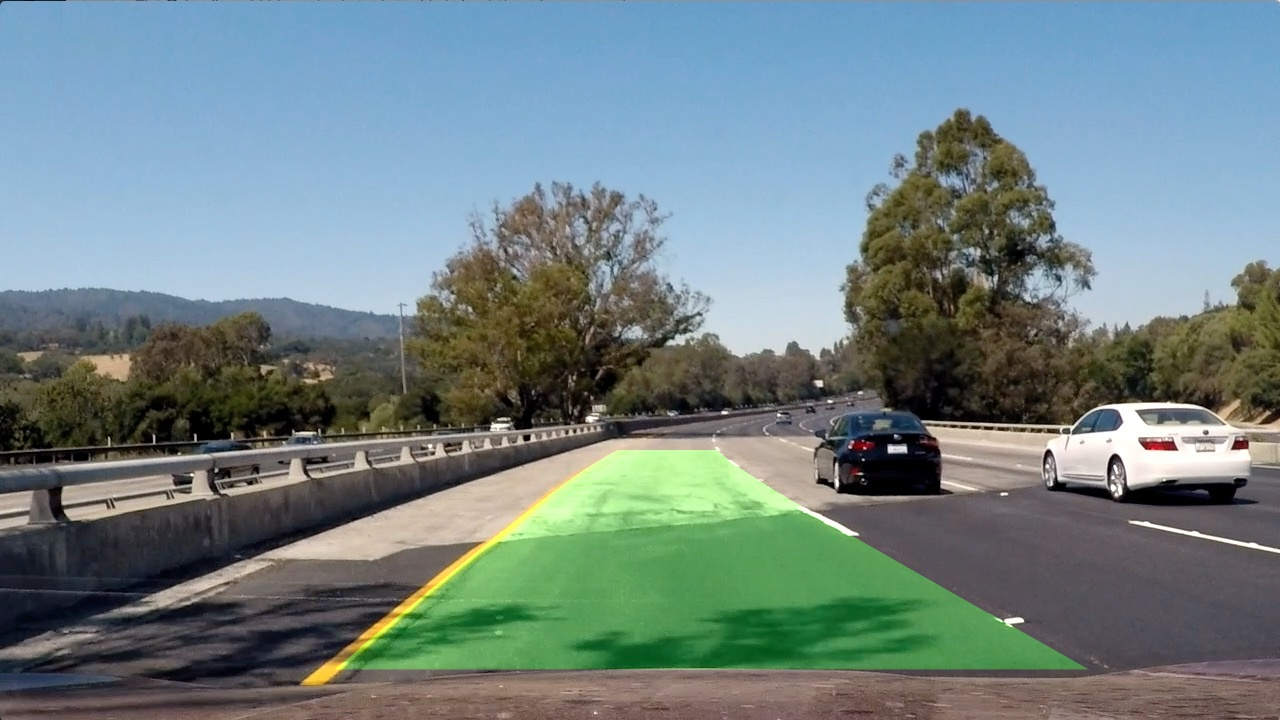
#> input picture test_images/result_final.jpg, 1280 x 720 px; its folder holds only this picture in this run
$ jupyter execute --allow-errors CarND-Advanced-Lane-Lines.ipynb   (shell and % lines are left out)   (older library calls are emulated)
#> lines starting #> are read from the running program, lines starting #| are printed output that depends on the picture; after the words box and inside, x2 and y2 are one past the last pixel; in counts of white or black regions, pixels touching at a corner belong together
### methods/transform_perspective.py
import cv2
import numpy as np
import pickle

# [10 lines left out: function region_of_interest, not called in this run]

def transform(image, M):
    imshape = image.shape
    warped = cv2.warpPerspective(image, M, (imshape[1], imshape[0]), flags=cv2.INTER_LINEAR)

    return warped

### methods/threshold.py
import numpy as np
import cv2

def abs_sobel_thresh(img, orient='x', thresh_min=0, thresh_max=255):
    #gray = cv2.cvtColor(img, cv2.COLOR_RGB2GRAY)
    gray=img
    sobel = cv2.Sobel(gray, cv2.CV_64F, 1, 0) if orient == 'x' else cv2.Sobel(gray, cv2.CV_64F, 0, 1)
    abs_sobel = np.absolute(sobel)
    scaled = np.uint8(255*abs_sobel/np.max(abs_sobel))
    binary = np.zeros_like(scaled)
    binary[(scaled <= thresh_max) & (scaled >= thresh_min)] = 1
    return binary

# [10 lines left out: function mag_thresh, not called in this run]

'''
Direction of the gradient is computed with arctan(sobely/sobelx)
'''
def dir_threshold(img, sobel_kernel=3, thresh=(0, np.pi/2)):
    gray = cv2.cvtColor(img, cv2.COLOR_RGB2GRAY)
    sobelx = cv2.Sobel(gray, cv2.CV_64F, 1, 0, ksize=sobel_kernel)
    sobely = cv2.Sobel(gray, cv2.CV_64F, 0, 1, ksize=sobel_kernel)
    abs_sobelx = np.absolute(sobelx)
    abs_sobely = np.absolute(sobely)
    direction = np.arctan2(abs_sobely, abs_sobelx)
    binary = np.zeros_like(direction)
    binary[(direction <= thresh[1]) & (direction >= thresh[0])] = 1
    return binary

def s_select_thresh(img, thresh=(0, 255)):
    hls = cv2.cvtColor(img, cv2.COLOR_RGB2HLS)
    s = hls[:,:,2]
    binary_output = np.zeros_like(s)
    binary_output[(s <= thresh[1]) & (s > thresh[0])] = 1
    return binary_output

def s_select(img):
    hls = cv2.cvtColor(img, cv2.COLOR_RGB2HLS)
    s = hls[:,:,2]
    return s

def process_image(image):
    hls = s_select_thresh(image, (140, 255))
    s = s_select(image)
    sobelx = abs_sobel_thresh(s, 'x', 7, 140)
    dr = dir_threshold(image, 3,(0.001, 0.3))
    combined = np.zeros_like(s)
    combined[((dr == 1) & (sobelx == 1)) | (hls == 1)] = 1
    return combined

### methods/warp.py
import numpy as np
import cv2

def region_of_interest(img, vertices):
    mask = np.zeros_like(img)
    if len(img.shape) > 2:
        channel_count = img.shape[2]
        ignore_mask_color = (255,) * channel_count
    else:
        ignore_mask_color = 255
    cv2.fillPoly(mask, vertices, ignore_mask_color)
    masked_image = cv2.bitwise_and(img, mask)
    return masked_image

def process(image):
    imshape = image.shape
    a = (350,imshape[0])
    b = (350, 600)
    c = (100,0)
    d = (imshape[1],0)
    e = (1010, 600)
    f = (1010, imshape[0])
    roi_points = np.array([[a, b, c, d, e, f]], dtype=np.int32)
    selected_final = region_of_interest(image, roi_points)

    return selected_final

### CarND-Advanced-Lane-Lines.ipynb
[cell 1]
import numpy as np
import cv2
import matplotlib.pyplot as plt
import glob
import pickle
from methods import threshold
from methods import find_lane_lines as finder
from methods import curvature_measurement as cm
from methods import draw_lane as dl
from methods import transform_perspective as trp
from methods import warp
from methods import transform_perspective as trp

M = pickle.load(open( "params/perspectiveTransformMatrix.p", "rb" ))
#> (reads params/perspectiveTransformMatrix.p from the repository)
Minv = pickle.load(open( "params/oppositePerspectiveTransformMatrix.p", "rb" ))
#> (reads params/oppositePerspectiveTransformMatrix.p from the repository)

dist_pickle = pickle.load( open( "params/calibration.p", "rb" ) )
#> (reads params/calibration.p from the repository)
mtx = dist_pickle[0]
dist = dist_pickle[1]

[cell 2]
def show_gray(images):
    for im in images:
        plt.figure()
        plt.imshow(im, cmap='gray')

def show(images):
    for im in images:
        plt.figure()
        plt.imshow(im)

[cell 3]
test_images = glob.glob('test_images/*')
images = []
for i, filename in enumerate(test_images):
    img = cv2.imread(filename)
#> img is the input picture: shape (720, 1280, 3); mean B, G, R 130.9, 130.3, 112.2
    dst = cv2.undistort(img, mtx, dist, None, mtx)
    images.append(dst)
    #plt.figure()
    #plt.imshow(dst)
#plt.show()

[cell 4]
transformed_images = []
for image in images:
    imshape = image.shape
    trf = trp.transform(image, M)
    transformed_images.append(trf)
#> this loop made 1 pass
#> pass 1, in transform, `warped = cv2.warpPerspective(image, M, (imshape[1], imshape[0]), flags..`:
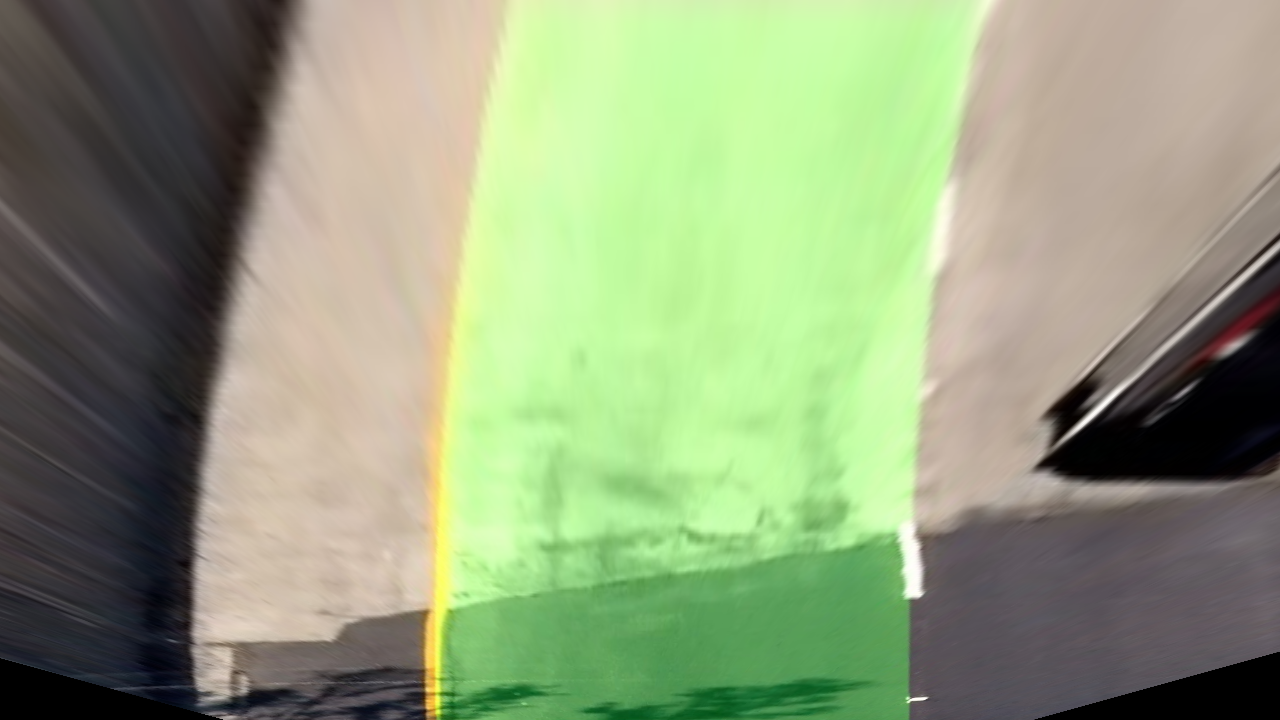
#> warped: shape (720, 1280, 3); mean B, G, R 123, 158.6, 144.6
#> after the loop, transformed_images = 1 item
    #show_gray([trf])
#plt.show()

[cell 5]
thresholded_images = []
for image in transformed_images:
    thr = threshold.process_image(image)
    thr = warp.process(thr)
    thresholded_images.append(thr)
    show_gray([thr])
#> this loop made 1 pass
#> pass 1, in process_image, `hls = s_select_thresh(image, (140, 255))`:
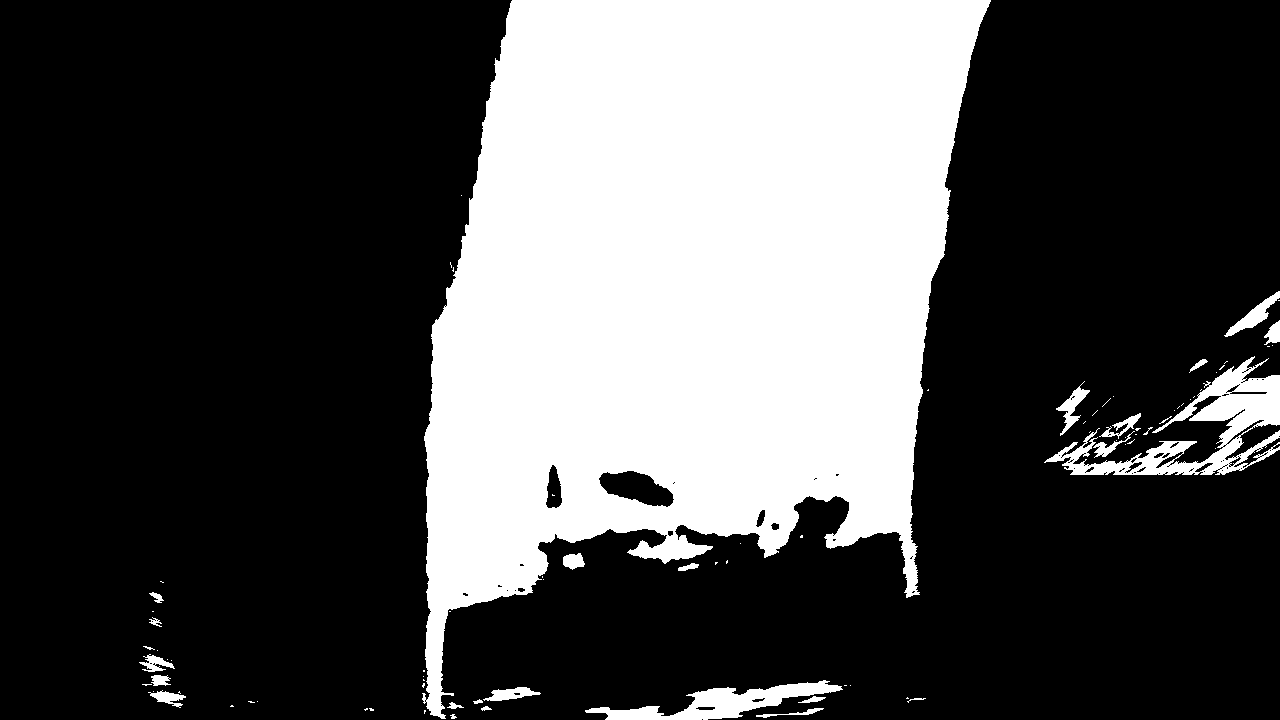
#> hls: shape (720, 1280); values 0 (black) and 1 (white), 30.6% white; 84 white regions (57 under 20 px), largest, box (x1, y1, x2, y2) and area: (422, 0, 991, 719) 265569, (1044, 356, 1280, 475) 8138, (585, 680, 843, 720) 3740
#> pass 1, in abs_sobel_thresh, `sobel = cv2.Sobel(gray, cv2.CV_64F, 1, 0) if orient == 'x' else cv2.So..`:
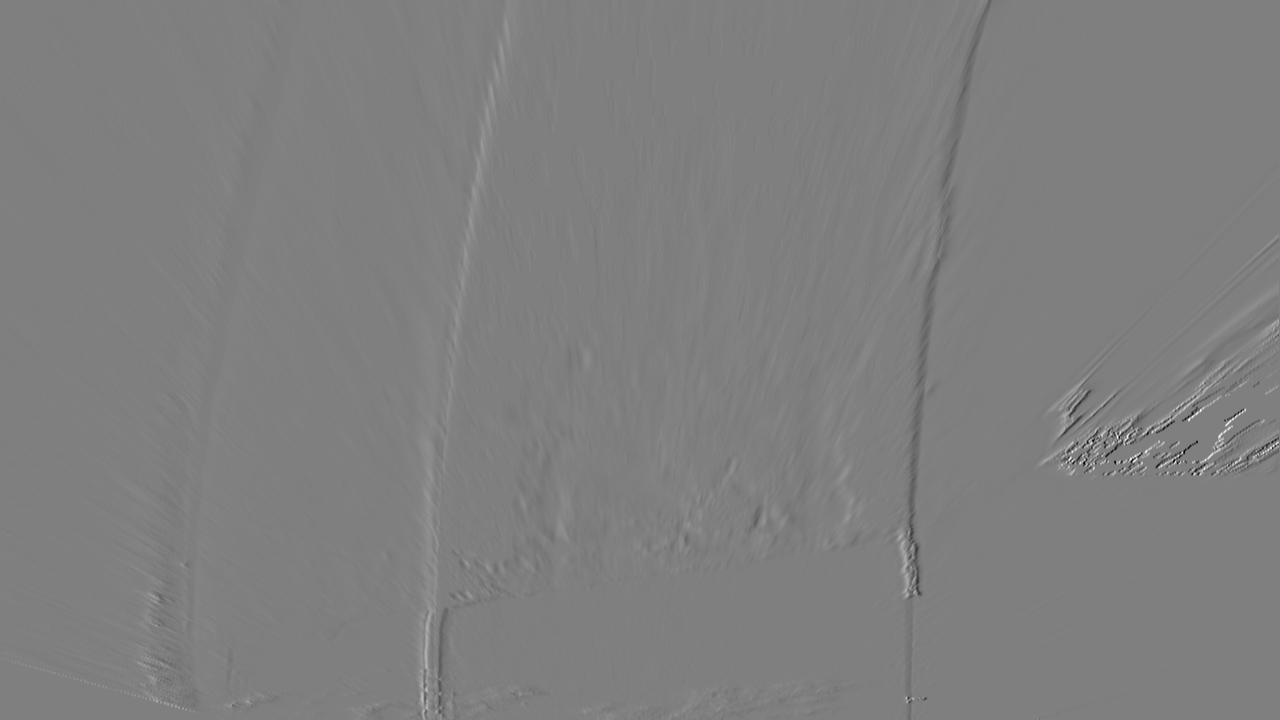
#> sobel: shape (720, 1280) float64; min -1020, max 1020, mean 0.2; drawn with min black and max white
#> after the loop, thresholded_images = 1 item
plt.show()

[cell 6]
measurements = []
#> (the rest of this cell did not finish here and is left out)

[cell 7]
for m in measurements:
    print(m[0], m[1], m[2])
    print(cm.measure(m[0], m[1], m[2]))
    break

#> (a cell that did not finish here is left out)

[cell 9]
def process(image):
    dst = cv2.undistort(image, mtx, dist, None, mtx)
    transformed = trp.transform(dst, M)
    thresholded = threshold.process_image(transformed)
    warped = warp.process(thresholded)
    imshape = image.shape
    ploty, left_fitx, right_fitx, ret = finder.find(warped)
    if ret == False:
        return image
    measurements = cm.measure(ploty, left_fitx, right_fitx)
    result = dl.draw(image, warped, ploty, left_fitx, right_fitx, Minv)
    return result

[cell 10]
from moviepy.editor import VideoFileClip
from IPython.display import HTML

output = 'videos/out1.mp4'
#> (the rest of this cell did not finish here and is left out)

[cell 11]
'''''
    a = (210,imshape[0]-50)
    b = ((imshape[1]/2)-180, 520)
    c = ((imshape[1]/2)+180, 520)
    d = (imshape[1]-210,imshape[0]-50)

    a = (190,imshape[0])
    b = ((imshape[1]/2)-35, 440)
    c = ((imshape[1]/2)+35, 440)
    d = (imshape[1]-160,imshape[0])
'''''

#perspective transform
def region_of_interest(img, vertices):
    mask = np.zeros_like(img)
    if len(img.shape) > 2:
        channel_count = img.shape[2]
        ignore_mask_color = (255,) * channel_count
    else:
        ignore_mask_color = 255
    cv2.fillPoly(mask, vertices, ignore_mask_color)
    masked_image = cv2.bitwise_and(img, mask)
    return masked_image

transformed_images = []
for i, image in enumerate(thresholded_images):
    imshape = image.shape
    a = (270,imshape[0]-50)
    b = ((imshape[1]/2)-125, 500)
    c = ((imshape[1]/2)+140, 500)
    d = (imshape[1]-240,imshape[0]-50)
    vertices = np.array([[a, b, c, d]], dtype=np.int32)
    src = np.array([[a, b, c, d]], dtype=np.float32)
    selected = region_of_interest(image, vertices)
    offsetx = 400
    offsety = 0
    dst = np.float32([[offsetx,imshape[0]-offsety],
                      [offsetx,offsety],
                      [imshape[1]-offsetx, offsety],
                      [imshape[1]-offsetx, imshape[0]-offsety]])
    M = cv2.getPerspectiveTransform(src, dst)
    warped = cv2.warpPerspective(image, M, (imshape[1], imshape[0]), flags=cv2.INTER_LINEAR)
    transformed_images.append(warped)
    plt.figure()
    plt.imshow(images[i])
    plt.figure()
    plt.imshow(warped, cmap='gray')
#> this loop made 1 pass
#> (imshape, src, offsetx, offsety, dst) on pass 1: ((720, 1280), [[270, 670], [515, 500], [780, 500], [1040, 670]], 400, 0, [[400, 720], [400, 0], [880, 0], [880, 720]])
#> pass 1, `warped = cv2.warpPerspective(image, M, (imshape[1], imshape[0]), flags..`:
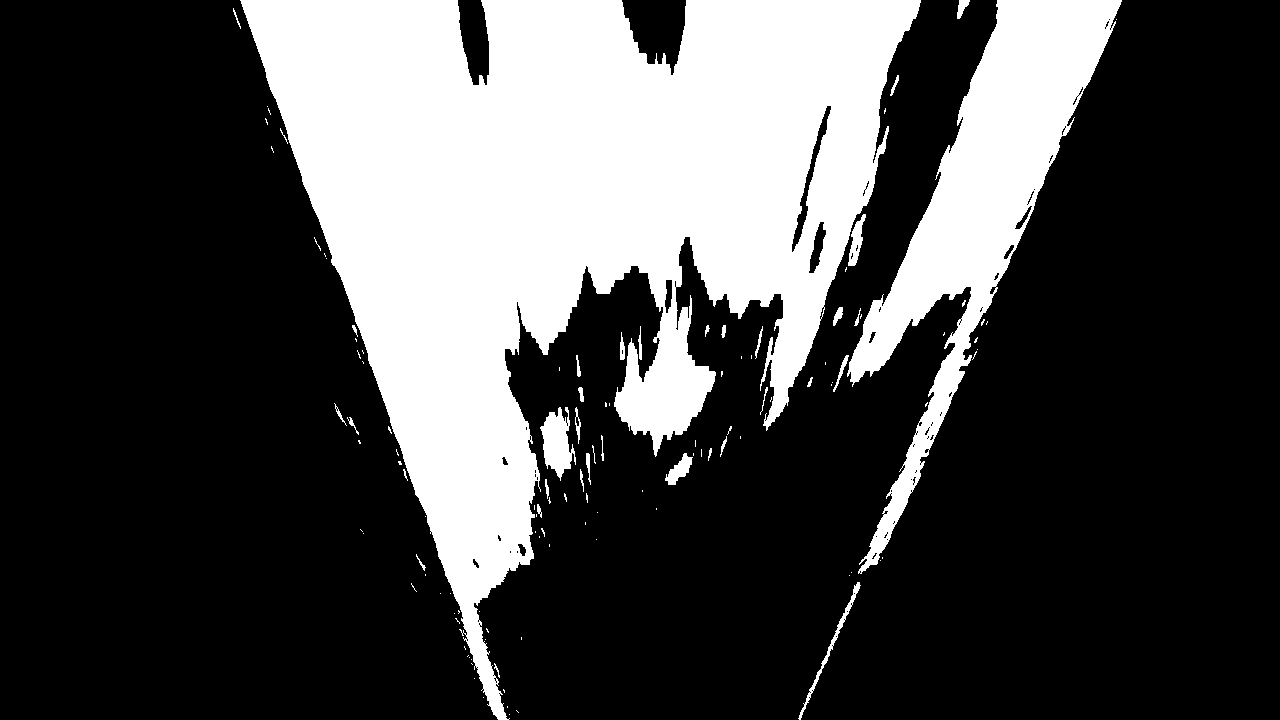
#> warped: shape (720, 1280); values 0 (black) and 1 (white), 28.6% white; 122 white regions (85 under 20 px), largest, box (x1, y1, x2, y2) and area: (240, 0, 921, 720) 216893, (847, 0, 1122, 574) 41792, (540, 407, 576, 481) 1497
    #plt.imshow(selected)
    #break
plt.show()
